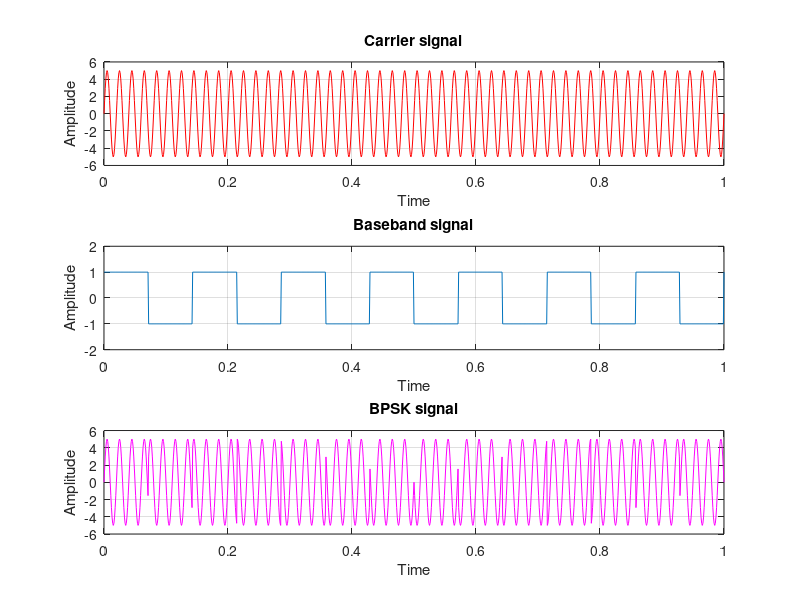

MATLAB code to generate this figure:
clc;
t=0:.001:1;
x=5.*sin(2*pi*50*t);
subplot(3,1,1)
plot(t,x,'r')
axis([0 1 -6 6])
grid on;
title('Carrier signal');xlabel('Time');ylabel('Amplitude');

u=square(2*pi*7*t, 50);
subplot(3,1,2)
plot(t,u)
axis([0 1 -2 2])
grid on;
title('Baseband signal');xlabel('Time');ylabel('Amplitude');

y=x.*u;
subplot(3,1,3)
plot(t,y,'m')
axis([0 1 -6 6])
grid on;
title('BPSK signal');xlabel('Time');ylabel('Amplitude');
